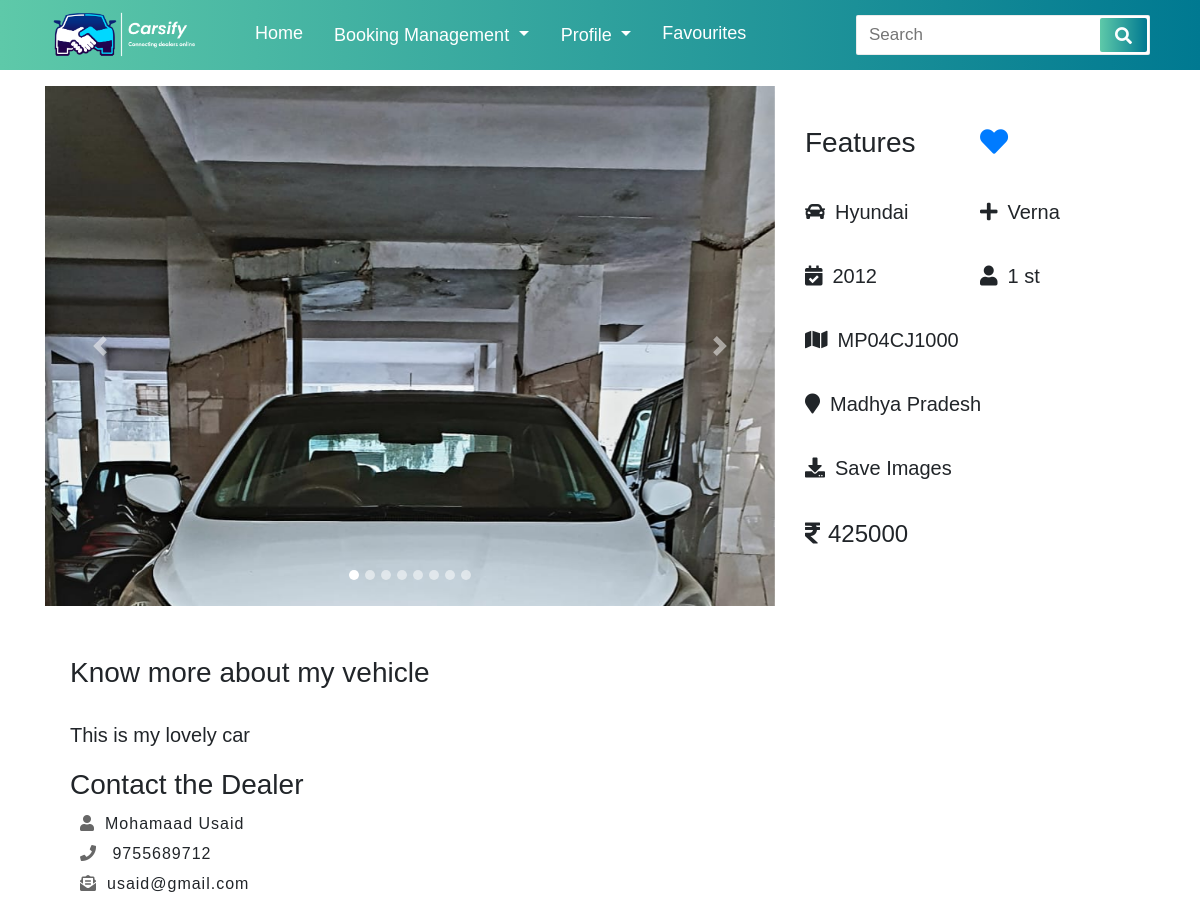
Screenshot of /viewdetails/13 (signed in) with the database file from the repository.
### CarsifyApp/models.py (models this page shows, shortened)
class Individual_Car_Details(models.Model):
    user = models.ForeignKey(User,on_delete=models.CASCADE,null=True)
    Company = models.ForeignKey(Car_Company,on_delete=models.CASCADE,null=True)
    Model = models.ForeignKey(Car_Model,on_delete=models.CASCADE,null=True)
    Registration_State = models.ForeignKey(India_States, on_delete=models.CASCADE, null=True)
    City = models.TextField(null=True)
    Fuel_Type = models.ForeignKey(Car_Fuel, on_delete=models.CASCADE, null=True)
    Transmission = models.ForeignKey(Transmission_Type, on_delete=models.CASCADE, null=True)
    Owners = models.ForeignKey(Number_of_Owners,on_delete=models.CASCADE,null=True)
    Body_Type = models.ForeignKey(Car_Body_Type,on_delete=models.CASCADE,null=True)
    Car_Status = models.BooleanField(default=False)
    Date_of_Manufacturing = models.DateField(null=True)
    Card_Registration_Number = models.TextField(null=True)
    Car_Varient = models.TextField(null=True)
    KM = models.IntegerField(null=True)
    Showimage = models.ImageField(null=False, blank=False)
    Color = models.TextField(null=True)
    Price = models.IntegerField(null=True)
    Insurance = models.TextField(null=True)
    Insurance_Type = models.TextField(null=True)
    Discription = models.TextField(null=True)

class Car_Company(models.Model):
    Car_Company_Name = models.TextField(null=True)
    def __str__(self):
        return self.Car_Company_Name

class Car_Model(models.Model):
    Company_Name = models.ForeignKey(Car_Company,on_delete=models.CASCADE,null=True)
    Car_Model_Name = models.TextField(null=True)

class Number_of_Owners(models.Model):
    Owners = models.IntegerField(null=True)
    Postfix = models.TextField(null=True)
    def __str__(self):
        return self.Postfix

class India_States(models.Model):
    State_Name = models.TextField(null=True)
    def __str__(self):
        return self.State_Name

class UserProfile(models.Model):
    user = models.ForeignKey(User,on_delete=models.CASCADE,null=True)
    ProfileImg = models.FileField(null=True)
    ContactNo = models.IntegerField(null=True)
    Email = models.EmailField(null=True)
    Address = models.ForeignKey(Address,on_delete=models.CASCADE,null=True)
    AddharNumber = models.IntegerField(null=True, default=0000000000000000)
    PanNumber = models.TextField(null=True)
    VoterID = models.TextField(null=True)

### CarsifyApp/views.py (the view)
# urls.py: path('viewdetails/<int:cid>', Viewdetails, name='Viewdetails'),
@login_required(login_url='CarsifyApp:LoginSignup')
def Viewdetails(request, cid):
    data = Individual_Car_Details.objects.get(id=cid)
    images = Individual_Car_Images.objects.filter(carid=data)
    cdata = UserFavouriteCars.objects.filter(carid=data)
    userdata =  UserProfile.objects.get(user = data.user)
    a_list = len(images)
    noimages = list(range(1, a_list+1))
    dic ={'data':data, 'images':images, 'noimages':noimages, 'cdata':cdata, 'udata':userdata}
    return render(request, 'viewdetails.html', dic)

### CarsifyApp/templates/viewdetails.html (shortened to what this page needs)
{% load static %}
<!DOCTYPE html>
<html lang="en">
  <head>
    <link
      rel="stylesheet"
      href="{% static 'assets/stylesheets/viewdetails.css' %}"
    />
    <link
      rel="stylesheet"
      href="{% static 'assets/stylesheets/navigation.css' %}"
    />
    <link
      rel="stylesheet"
      href="https://stackpath.bootstrapcdn.com/bootstrap/4.3.1/css/bootstrap.min.css"
    />
    <link
      rel="stylesheet"
      href="https://pro.fontawesome.com/releases/v5.10.0/css/all.css"
    />
  </head>
  <body>
    <nav>
      <div class="logoo">
        <img src="{% static 'assets/images/logo7.png' %}" />
      </div>
      <div class="navitems">
        <li><a href="{% url 'CarsifyApp:Dashboard' %}">Home</a></li>
        <li>
          <a href="#">
            <div class="dropdown show">
              <a
                class="btn dropdown-toggle dropdown-navi"
                href="#"
                role="button"
                id="dropdownMenuLink"
                data-toggle="dropdown"
                aria-haspopup="true"
                aria-expanded="false"
              >
                Booking Management
              </a>
            </div>
          </a>
        </li>
        <li>
          <a href="#"
            ><div class="dropdown show">
              <a
                class="btn dropdown-toggle dropdown-navi"
                href="profile.html"
                role="button"
                id="dropdownMenuLink"
                data-toggle="dropdown"
                aria-haspopup="true"
                aria-expanded="false"
              >
                Profile
              </a>
            </div></a
          >
        </li>
        <li><a href="{% url 'CarsifyApp:Favourites' %}">Favourites</a></li>
      </div>
      <form action="#">
        <input
          type="search"
          class="search-data"
          placeholder="Search"
          required
        />
        <button type="submit" class="fas fa-search"></button>
      </form>
    </nav>
    <div class="container py-3 carousel-details">
      <div class="row">
        <div class="col-lg-8">
          <div
            id="carouselExampleIndicators"
            style="max-height: 65vh"
            class="carousel slide"
            data-ride="carousel"
          >
            <ol class="carousel-indicators">
              <li
                data-target="#carouselExampleIndicators"
                data-slide-to="0"
                class="active"
              ></li>
              {% for i in noimages %}
              <li
                data-target="#carouselExampleIndicators"
                data-slide-to="{{ i }}"
              ></li>
              {% endfor %}
            </ol>
            <div class="carousel-inner" style="height: 65vh">
              <div class="carousel-item active">
                <img class="d-block w-100" src="{{ data.Showimage.url }}" />
              </div>
            </div>
            <a
              class="carousel-control-prev"
              href="#carouselExampleIndicators"
              role="button"
              data-slide="prev"
            >
              <span
                class="carousel-control-prev-icon"
                aria-hidden="true"
              ></span>
            </a>
            <a
              class="carousel-control-next"
              href="#carouselExampleIndicators"
              role="button"
              data-slide="next"
            >
              <span
                class="carousel-control-next-icon"
                aria-hidden="true"
              ></span>
            </a>
          </div>
        </div>
        <div class="col-lg-4 py-4 features-details">
          <div class="py-3 model">
            <h3>Features</h3>
            <h3>
              <a href="{% url 'CarsifyApp:Delete_From_Favourite' data.id %}">
              <i class="fa fa-heart"></i></a>
            </h3>
          </div>
          <div class="py-3 model">
            <h5><i class="fas fa-car"></i>{{data.Company}}</h5>
            <h5><i class="fa fa-plus"></i>{{data.Model.Car_Model_Name}}</h5>
          </div>
          <div class="py-3 model">
            <h5>
              <i class="fas fa-calendar-check"></i
              >{{data.Date_of_Manufacturing.year}}
            </h5>
            <h5><i class="fa fa-user"></i>{{data.Owners.Owners}} {{data.Owners}}</h5>
          </div>
          <div class="py-3 model">
            <h5><i class="fa fa-map"></i>{{data.Card_Registration_Number}}</h5>
          </div>
          <div class="py-3 model">
            <h5>
              <i class="fa fa-map-marker"></i>{{data.Registration_State }}
            </h5>
          </div>
          <div class="py-3 model">
            <h5><i class="fa fa-download"></i>Save Images</h5>
          </div>
          <div class="py-3 model">
            <h4><i class="fas fa-rupee-sign mr-2"></i>{{data.Price}}</h4>
          </div>
        </div>
      </div>
      <div class="description">
        <h3>Know more about my vehicle</h3>
        <br/>
        <p>
          {{data.Discription}}
        </p>
        <div>
          <h3>Contact the Dealer</h3>
          <div class="contact-icons">
            <p>
              <i class="fa fa-user"></i>{{data.user.first_name}}
              {{data.user.last_name}}
            </p>
            <p><i class="fa fa-phone"></i> {{ udata.ContactNo }} </p>
            <p><i class="fas fa-envelope-open-text"></i>{{data.user.email}}</p>
          </div>
        </div>
      </div>
    </div>
  </body>
</html>

### CarsifyApp/static/assets/stylesheets/viewdetails.css (style rules this page uses)
.carousel-indicators li { border-radius: 50% !important; height: 10px !important; width: 10px !important; }
.features-details .model { display: flex; text-align: left; }
.features-details .model>h3 { width: 50%; }
.features-details .model>h5 { width: 100%; }
.features-details .model>h5>i { margin-right: 10px; }
.description { padding: 50px 25px; text-align: left; }
.description>p { margin-bottom: 20px!important; line-height: 26px; font-size: 20px; }
.contact-icons { margin-left: 10px; }
.contact-icons p { line-height: 30px; font-size: 16px; letter-spacing: 1px; }
.contact-icons i { margin-right: 10px; font-size: 16px; color: rgba(0, 0, 0, 0.596); }

### CarsifyApp/static/assets/stylesheets/navigation.css (style rules this page uses)
:root { --main-bg-color: #007991; --secondary-bg-color:#5ec9a9; }
* { margin: 0; padding: 0; outline: none; box-sizing: border-box; font-family: 'Montserrat', sans-serif; }
body { background: #f2f2f2; height: 100%; width: 100%; }
p { margin: 0 !important; }
li { list-style: none; }
nav { background:var(--main-bg-color); background: -webkit-linear-gradient(to right, var(--secondary-bg-color),var(--main-bg-color)); background: linear-gradient(to right, var(--secondary-bg-color),var(--main-bg-color)); display: flex !important; flex-wrap: wrap; align-items: center; justify-content: space-between; height: 70px; padding: 0 100px ; }
nav .navitems { display: flex ; flex: 1; padding: 0 0 0 40px; }
nav .navitems li { list-style: none; padding: 0 15px; }
nav .navitems li a { color: #fff; font-size: 18px; font-weight: 500; text-decoration: none; margin: auto 0px; }
.dropdown-navi { padding: 0px !important; outline: none !important; }
nav form { display: flex; height: 40px; padding: 2px; background: white; min-width: 18%!important; border-radius: 2px; border: 1px solid rgba(155,155,155,0.2); }
nav form .search-data { width: 100%; height: 100%; padding: 0 10px; color: black; font-size: 17px; border: none; font-weight: 500; background: white; }
nav form button { padding: 0 15px; color: #fff; font-size: 17px; background:var(--main-bg-color); background: -webkit-linear-gradient(to right, var(--secondary-bg-color),var(--main-bg-color)); background: linear-gradient(to right, var(--secondary-bg-color),var(--main-bg-color)); border: none; border-radius: 2px; cursor: pointer; }
@media (max-width: 1245px) { nav { padding: 0 50px; } }
.logoo img { width: 150px; background-size: cover; }

### rows the page displays
Individual_Car_Details: Showimage (picture), Company "Hyundai", Model.Car_Model_Name "Verna", Date_of_Manufacturing.year "2012", Owners.Owners "1", Owners "st", Card_Registration_Number "MP04CJ1000", Registration_State "Madhya Pradesh", Price "425000", Discription "This is my lovely car", user.first_name "Mohamaad", user.last_name "Usaid", user.email "usaid@gmail.com"
UserProfile: ContactNo "9755689712"
